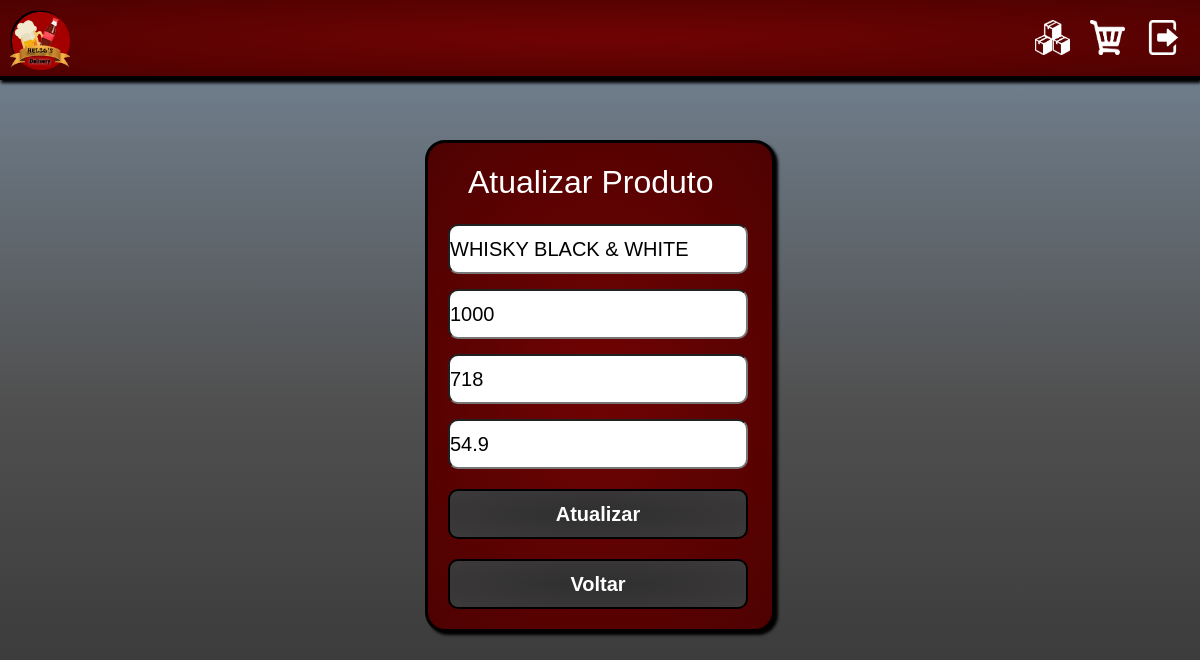
Before: /atualizar/20 (signed in) with the older database file.
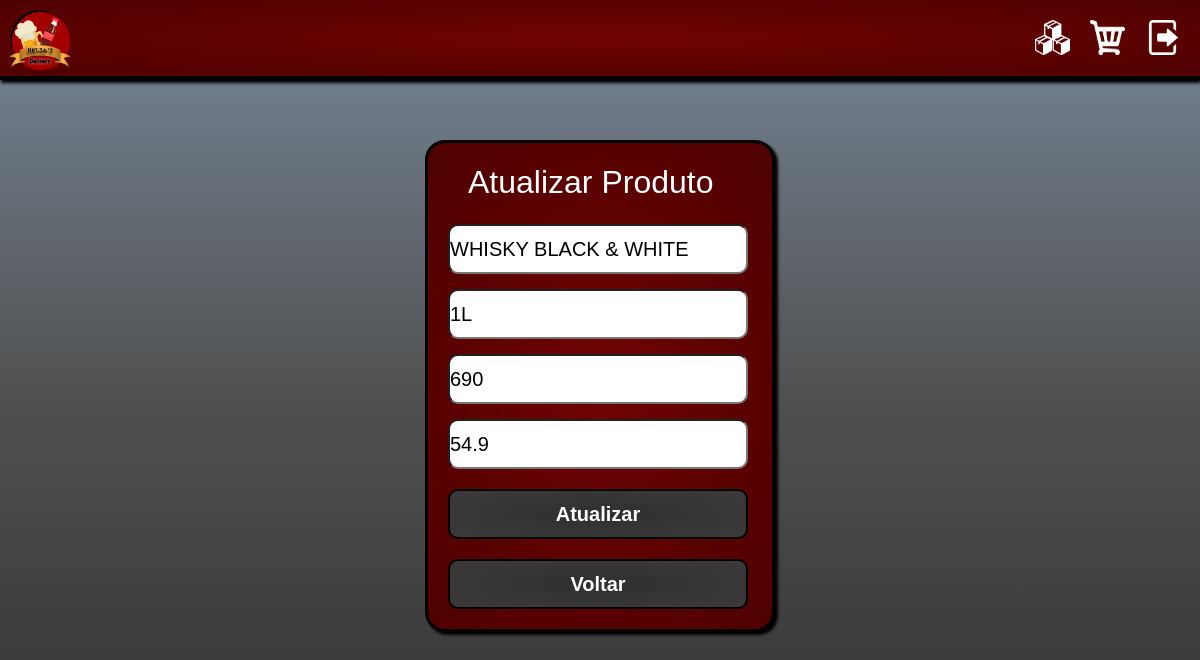
After: the same page with the newer database file.
### tables this page shows
CREATE TABLE produtos(id INTEGER NOT NULL PRIMARY KEY AUTOINCREMENT, Marca TEXT, Volume TEXT, Quantidade INTEGER, Preco REAL);

### App.py (the view, shortened to what this page needs)
@app.route("/atualizar/<id_produto>", methods=["GET", "POST"])
@login_required
def atualizar(id_produto):
   if request.method == "GET":
      idproduto = id_produto
      x = MostrarLinha(id_produto)
      marca = x[1]
      volume = x[2]
      quantidade = x[3]
      preco = x[4]
      return render_template("atualizar.html", marca=marca, preco=preco, volume=volume, quantidade=quantidade, id_produto = idproduto)

### auxiliares.py (called while the page is built)
def login_required(f):
    @wraps(f)
    def decorated_function(*args, **kwargs):
        if session.get("name") is None:
            return redirect(url_for('login', next=request.url))
        return f(*args, **kwargs)
    return decorated_function

### funcoesSQL.py (called while the page is built)
def MostrarLinha(id):
    con = sqlite3.connect("deposit.db")
    cur = con.cursor()
    linha = cur.execute("SELECT * FROM produtos WHERE id = ?", (id,)).fetchone()
    return linha

### templates/atualizar.html (shortened to what this page needs)
<!DOCTYPE html>
<html lang="pt-br">
<link href="https://cdn.jsdelivr.net/npm/bootstrap@5.2.2/dist/css/bootstrap.min.css" rel="stylesheet">
<link rel="stylesheet" href="{{ url_for('static', filename='CadasAtual.css') }}">
<body>
    <div class="principal">
        <header>
            <a href="/logout"><img src="{{ url_for('static', filename='sair.png') }}" class = "sair"></a>
            <a href="/carrinho"><img src="{{ url_for('static', filename='carrinho.png') }}" class = "carrinho"></a>
            <a href="/estoque"><img src="{{ url_for('static', filename='icon_estoque.png') }}" class="carrinho"></a>
            <a href="/"><img src="{{ url_for('static', filename='logo.png') }}" class = "logo"></a>
        </header>
        <section id="blog">
            <div class="blogConteiner">
                <div class="blogBox">
                    <h3>Atualizar Produto</h3>
                    <form action="/atualizar/{{ id_produto }}" method="post">
                        <input value="{{ marca }}" autofocus class="Campo"  id="Marca" name="Marca" placeholder="Marca" type="text" required><br>
                        <input value="{{ volume }}" autofocus class="Campo" id="Volume" name="Volume" placeholder="Volume (ml)" type="text" required><br>
                        <input value="{{ quantidade }}" autofocus class="Campo" id="Quantidade" name="Quantidade" placeholder="Quantidade" type="text" required><br>
                        <input value="{{ preco }}" autofocus class="Campo" id="Preco" name="Preco" placeholder="Preco" type="text" required><br>
                        <button onclick="confirmar()" class="botao" type="submit">Atualizar</button>
                    </form>
                    <form action="/estoque">
                        <button class="botaovoltar">Voltar</button>
                    </form>
                </div>
            </div>
       </section>
    </div>
</body>
</html>

Changed rows visible on the page:
changed produtos "WHISKY BLACK & WHITE": Volume "1000" → "1L"; Quantidade "718" → "690"
